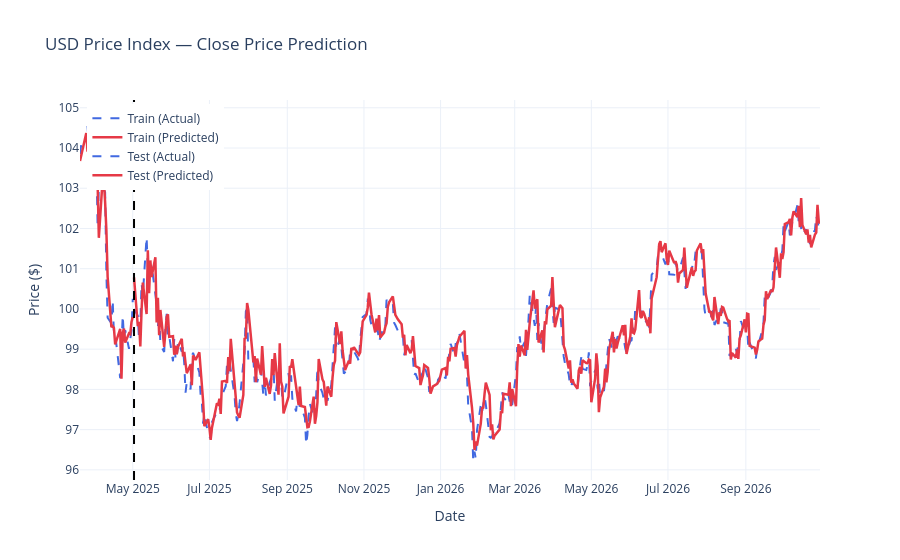

The notebook cell saved with this chart:
### Markdown cell above
# Visualize Predictions

### Code cell
history_size=30

# recalculate the predictions for train and test set
x_train, y_train = construct_timeframes(train_df, history_size)
x_test, y_test = construct_timeframes(test_df, history_size)
model = LinearRegression()
model.fit(x_train, y_train)
y_train_pred = model.predict(x_train)
y_test_pred = model.predict(x_test)


train_dates = train_df['Date'].iloc[history_size:]
test_dates = test_df['Date'].iloc[history_size:]

# Create figure
fig = go.Figure()

# Training data (last history_size samples only)
fig.add_trace(go.Scatter(
    x=train_dates.iloc[-history_size:],
    y=np.ravel(y_train)[-history_size:],
    mode='lines',
    name='Train (Actual)',
    line=dict(color='royalblue', width=2, dash='dash')
))

# Prediction line for training data (last history_size samples only)
fig.add_trace(go.Scatter(
    x=train_dates.iloc[-history_size:],
    y=np.ravel(y_train_pred)[-history_size:],
    mode='lines',
    name='Train (Predicted)',
    line=dict(color='#E63946', width=2.5)
))


# Test actual values
fig.add_trace(go.Scatter(
    x=test_dates,
    y=np.ravel(y_test),
    mode='lines',
    name='Test (Actual)',
    line=dict(color='royalblue', width=2, dash='dash')
))

# Vertical dashed line separating train/test
fig.add_shape(
    type='line',
    x0=test_dates.iloc[0],
    x1=test_dates.iloc[0],
    y0=0,
    y1=1,
    xref='x',
    yref='paper',
    line=dict(color='black', width=2, dash='dash')
)

# Prediction line for test set
fig.add_trace(go.Scatter(
    x=test_dates,
    y=np.ravel(y_test_pred),
    mode='lines',
    name='Test (Predicted)',
    line=dict(color='#E63946', width=2.5)
))

# Layout
fig.update_layout(
    title='USD Price Index — Close Price Prediction',
    xaxis_title='Date',
    yaxis_title='Price ($)',
    template='plotly_white',
    legend=dict(x=0.01, y=0.99),
    hovermode='x unified'
)

# Παρατηρούμε ότι οι προβλέψεις μιμούνται τις πραγματικές τιμές με καθυστέρηση μιας μέρας
fig.show()

### Figure 1 — Plotly figure (JSON) as saved in the notebook; plotly's stock layout.template omitted (floating-point values rounded to 4 significant figures; data arrays with more than 128 entries replaced by an {"elided": "..."} marker saying what was removed)
{"data": [{"line": {"color": "royalblue", "dash": "dash", "width": 2}, "mode": "lines", "name": "Train (Actual)", "type": "scatter", "x": ["2025-03-20T00:00:00-04:00", "2025-03-21T00:00:00-04:00", "2025-03-24T00:00:00-04:00", "2025-03-25T00:00:00-04:00", "2025-03-26T00:00:00-04:00", "2025-03-27T00:00:00-04:00", "2025-03-28T00:00:00-04:00", "2025-03-31T00:00:00-04:00", "2025-04-01T00:00:00-04:00", "2025-04-02T00:00:00-04:00", "2025-04-03T00:00:00-04:00", "2025-04-04T00:00:00-04:00", "2025-04-07T00:00:00-04:00", "2025-04-08T00:00:00-04:00", "2025-04-09T00:00:00-04:00", "2025-04-10T00:00:00-04:00", "2025-04-11T00:00:00-04:00", "2025-04-14T00:00:00-04:00", "2025-04-15T00:00:00-04:00", "2025-04-16T00:00:00-04:00", "2025-04-17T00:00:00-04:00", "2025-04-21T00:00:00-04:00", "2025-04-22T00:00:00-04:00", "2025-04-23T00:00:00-04:00", "2025-04-24T00:00:00-04:00", "2025-04-25T00:00:00-04:00", "2025-04-28T00:00:00-04:00", "2025-04-29T00:00:00-04:00", "2025-04-30T00:00:00-04:00", "2025-05-01T00:00:00-04:00"], "y": [103.8, 104.1, 104.3, 104.2, 104.6, 104.1, 104.0, 104.2, 104.3, 103.8, 102.1, 103.0, 103.3, 103.0, 102.9, 100.9, 99.78, 99.64, 100.2, 99.38, 99.38, 98.28, 98.92, 99.84, 99.29, 99.47, 99.01, 99.24, 99.47, 100.2]}, {"line": {"color": "#E63946", "width": 2.5}, "mode": "lines", "name": "Train (Predicted)", "type": "scatter", "x": ["2025-03-20T00:00:00-04:00", "2025-03-21T00:00:00-04:00", "2025-03-24T00:00:00-04:00", "2025-03-25T00:00:00-04:00", "2025-03-26T00:00:00-04:00", "2025-03-27T00:00:00-04:00", "2025-03-28T00:00:00-04:00", "2025-03-31T00:00:00-04:00", "2025-04-01T00:00:00-04:00", "2025-04-02T00:00:00-04:00", "2025-04-03T00:00:00-04:00", "2025-04-04T00:00:00-04:00", "2025-04-07T00:00:00-04:00", "2025-04-08T00:00:00-04:00", "2025-04-09T00:00:00-04:00", "2025-04-10T00:00:00-04:00", "2025-04-11T00:00:00-04:00", "2025-04-14T00:00:00-04:00", "2025-04-15T00:00:00-04:00", "2025-04-16T00:00:00-04:00", "2025-04-17T00:00:00-04:00", "2025-04-21T00:00:00-04:00", "2025-04-22T00:00:00-04:00", "2025-04-23T00:00:00-04:00", "2025-04-24T00:00:00-04:00", "2025-04-25T00:00:00-04:00", "2025-04-28T00:00:00-04:00", "2025-04-29T00:00:00-04:00", "2025-04-30T00:00:00-04:00", "2025-05-01T00:00:00-04:00"], "y": [103.7, 103.8, 104.3, 104.4, 103.9, 104.7, 103.9, 104.2, 104.3, 104.6, 103.4, 101.8, 103.2, 103.2, 102.6, 102.0, 100.8, 99.55, 99.58, 99.53, 99.12, 99.5, 98.27, 99.41, 99.51, 99.16, 99.39, 99.37, 99.67, 99.8]}, {"line": {"color": "royalblue", "dash": "dash", "width": 2}, "mode": "lines", "name": "Test (Actual)", "type": "scatter", "x": {"elided": "378 str values"}, "y": {"elided": "378 float values"}}, {"line": {"color": "#E63946", "width": 2.5}, "mode": "lines", "name": "Test (Predicted)", "type": "scatter", "x": {"elided": "378 str values"}, "y": {"elided": "378 float values"}}], "layout": {"hovermode": "x unified", "legend": {"x": 0.01, "y": 0.99}, "shapes": [{"line": {"color": "black", "dash": "dash", "width": 2}, "type": "line", "x0": "2025-05-02T00:00:00-04:00", "x1": "2025-05-02T00:00:00-04:00", "xref": "x", "y0": 0, "y1": 1, "yref": "paper"}], "title": {"text": "USD Price Index — Close Price Prediction"}, "xaxis": {"title": {"text": "Date"}}, "yaxis": {"title": {"text": "Price ($)"}}}}
